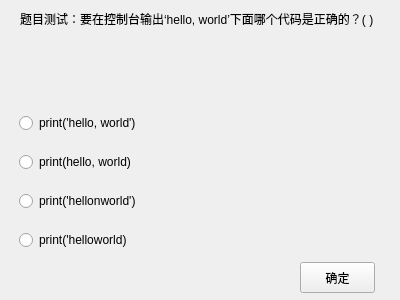
<?xml version="1.0" encoding="UTF-8"?>
<ui version="4.0">
 <class>AnswerWindow</class>
 <widget class="QWidget" name="AnswerWindow">
  <property name="geometry">
   <rect>
    <x>0</x>
    <y>0</y>
    <width>400</width>
    <height>300</height>
   </rect>
  </property>
  <property name="windowTitle">
   <string>答题中</string>
  </property>
  <widget class="QWidget" name="verticalLayoutWidget">
   <property name="geometry">
    <rect>
     <x>19</x>
     <y>100</y>
     <width>361</width>
     <height>163</height>
    </rect>
   </property>
   <layout class="QVBoxLayout" name="verticalLayout">
    <item>
     <widget class="QRadioButton" name="radioButtonA">
      <property name="text">
       <string>print('hello, world')</string>
      </property>
     </widget>
    </item>
    <item>
     <widget class="QRadioButton" name="radioButtonB">
      <property name="text">
       <string>print(hello, world)</string>
      </property>
     </widget>
    </item>
    <item>
     <widget class="QRadioButton" name="radioButtonC">
      <property name="text">
       <string>print('hellonworld')</string>
      </property>
     </widget>
    </item>
    <item>
     <widget class="QRadioButton" name="radioButtonD">
      <property name="text">
       <string>print('helloworld)</string>
      </property>
     </widget>
    </item>
   </layout>
  </widget>
  <widget class="QPushButton" name="NextButton">
   <property name="geometry">
    <rect>
     <x>300</x>
     <y>262</y>
     <width>75</width>
     <height>31</height>
    </rect>
   </property>
   <property name="text">
    <string>确定</string>
   </property>
  </widget>
  <widget class="QLabel" name="label">
   <property name="geometry">
    <rect>
     <x>20</x>
     <y>10</y>
     <width>361</width>
     <height>81</height>
    </rect>
   </property>
   <property name="text">
    <string>题目测试：要在控制台输出‘hello, world’下面哪个代码是正确的？( )</string>
   </property>
   <property name="alignment">
    <set>Qt::AlignLeading|Qt::AlignLeft|Qt::AlignTop</set>
   </property>
   <property name="wordWrap">
    <bool>true</bool>
   </property>
  </widget>
 </widget>
 <resources/>
 <connections/>
</ui>
